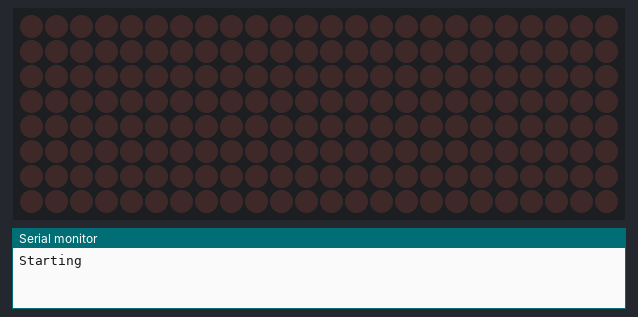
The sketch below on a simulated Arduino Uno, built with avr-gcc and run on an emulated ATmega328P. Parts: 24×8 LED matrix, the last lines printed to the serial monitor.

Above: at 0.1 s.
At 1.1 s:
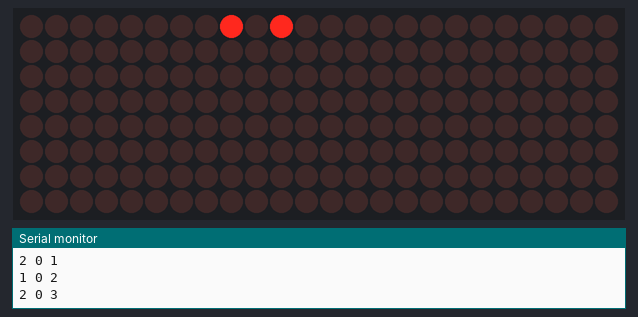
At 3.1 s:
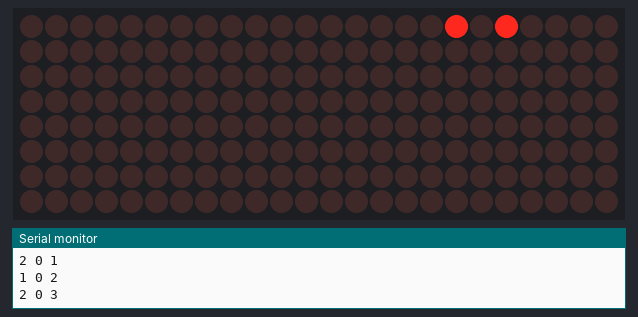
At 4.1 s:
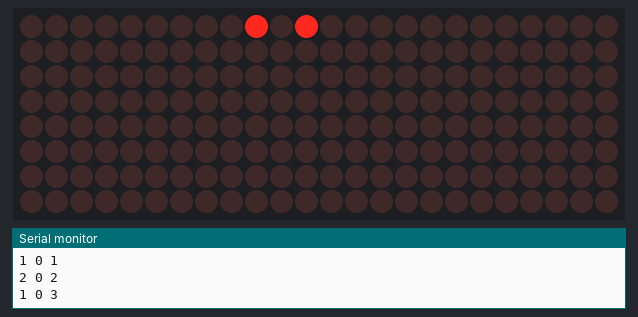
At 6.1 s:
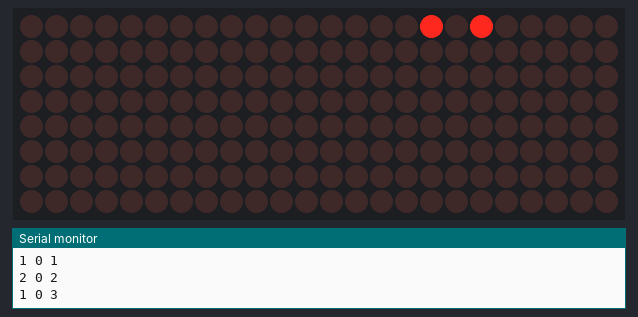

The sketch:

MulticolorMAX7219.ino
```cpp
/* RG Matrix Example   v.2 8/1/08  BroHogan
 * Demos 2 color 8x8 matrix driven by 2 MAX7821's
 */
#include "Arduino.h"                   // needed to compile with Rel. 0013 WHY?!
#include "LedControl.h"                 // to drive the matrix
#include "Wire.h"
#define ISR_FREQ 190     //190=650Hz    // Sets the speed of the ISR - LOWER IS FASTER
// prescaler is /128 -  125,000/ISR_FREQ+1 (i.e 249=500Hz, 190=650Hz)
// Tweaked depending on the overhead in the ISR & and other factors in the sketch
// Display will be slow if too FAST. Sketch will hang on delay() if way too fast!

#define BLUE 2
#define GREEN 1                         // The address of the MAX7221 for the green leds
#define RED 0                           // The address of the MAX7221 for the red leds
int activeMax=GREEN;                // tells which MAX7221 is currently off
unsigned long ISRTime;                   // DEBUG to test how long in ISR

LedControl lc=LedControl(12,11,10,3); // pins 10=DataIn, 9=CLK, 8=LOAD + 2 MAX7221s

const int power_pins[2] = {2, 3};
const int signal_pins[5] = {A1, A2, A3, A4, A5};

const int n_cols = 2;
const int n_rows = 5;

void setup() {
  lc.setIntensity(GREEN,15);            // 0 = dim, 15 = full brightness
  lc.setIntensity(RED,15);              // red needs less brightness
  setISRtimer();                        // setup the timer
                          // start the timer to toggle shutdown


  for(int i = 0; i != 2; i++){
    pinMode(power_pins[i], OUTPUT);
  }

  for(int i = 0; i != 5; i++){
    pinMode(signal_pins[i], INPUT);
  }
  /*
  for(int row=0; row != 8;row++) {
   for(int i =0; i != 8; i += 2){
    if(row % 2 ==0){
      SetLed(GREEN, row, i, true);
      SetLed(BLUE, row, i + 1, true);
    }
    else{
      SetLed(BLUE, row, i, true);
      SetLed(GREEN, row, i + 1, true);
    }
   }
  }
  */
  lc.setLed(GREEN, 0, 0, true);

  Serial.begin(9600);
  Serial.println("Starting");
  startISR();
}

String command = "001102201302";
String command2 = "002101202301";
void loop() {
  /*
   stopISR();
  if(Serial.available()){

    command = Serial.readString();
    command.trim();
    Serial.println(command);
    if(command == "rb"){
      CheckBoard();
    }
    else if(command == "wc"){
      // pass
    }

    command = "";

  }

  startISR();

  delay(500);
  ClearMatrix();
  SetRow(RED, 0, true);
  delay(500);
  ClearMatrix();
  SetRow(RED, 1, true);
  delay(500);
  ClearMatrix();
  SetRow(GREEN, 0, true);
  delay(500);
  ClearMatrix();
  SetRow(GREEN, 1, true);
  delay(500);
  ClearMatrix();
  SetRow(RED, 0, true);
  delay(500);
  ClearMatrix();
  SetRow(RED, 1, true);
  delay(500);
  */
  delay(1000);
  ParseLEDCommand(command);

  delay(1000);
  ParseLEDCommand(command2);

}

void ParseLEDCommand(String command){
  Serial.println(command);
  for(int i = 0; i<command.length() - 2; i+=3){
    int color = String(command[i+2]).toInt();
    int row = String(command[i+1]).toInt();
    int col = String(command[i]).toInt();
    Serial.println(String(color) + " " + String(row) + " " + String(col));

    stopISR();
    lc.setLed(GREEN, row, col, color == GREEN);
    lc.setLed(RED, row, col, color == RED);
    lc.setLed(BLUE, row, col, color == BLUE);
    startISR();
  }
}


///////////////////////////Sensor Grid Functions ///////////////////////////
void CheckBoard(){
  for(int i = 0; i != n_cols; i++){

    SetColumnPower(i);
    for(int i = 0; i != n_rows; i++){
      Serial.print(String(analogRead(signal_pins[i]) < 40) + " ");

    }
    SetColumnPower(-1);
  }
}

void SetColumnPower(int col){
  for(int i = 0; i != n_cols; i++){
    digitalWrite(power_pins[i], i == col ? HIGH : LOW);
  }
}

/////////////////////////////ISR Timer Functions ///////////////////////////
ISR(TIMER2_COMPA_vect) {  //This ISR toggles shutdown between the 2MAX7221's
  if(activeMax==RED){
    lc.shutdown(RED,true);  // The order here is critical - Shutdown first!
    lc.shutdown(GREEN, false);
    activeMax=GREEN;
  }
  else if(activeMax==GREEN){
    lc.shutdown(GREEN,true);  // The order here is critical - Shutdown first!
    lc.shutdown(BLUE, false);
    activeMax=BLUE;
  } else {
    lc.shutdown(BLUE,true);   // . . . Then restart the other.
    lc.shutdown(RED, false);
    activeMax=RED;
  }
}

void setISRtimer(){  // setup ISR timer controling toggleing
  TCCR2A = 0x02;                        // WGM22=0 + WGM21=1 + WGM20=0 = Mode2 (CTC)
  TCCR2B = 0x05;                // CS22=1 + CS21=0 + CS20=1 = /128 prescaler (125kHz)
  TCNT2 = 0;                            // clear counter
  OCR2A = ISR_FREQ;                     // set TOP (divisor) - see #define
}

void startISR(){  // Starts the ISR
  TCNT2 = 0;                            // clear counter (needed here also)
  TIMSK2|=(1<<OCIE2A);                  // set interrupts=enabled (calls ISR(TIMER2_COMPA_vect)
}

void stopISR(){    // Stops the ISR
  TIMSK2&=~(1<<OCIE2A);                  // disable interrupts
}

//////////////////////// simple LED display routine /////////////////////////////
void SkipRows() { // 1st pass alternates green & red, 2nd adds green to red making orange
  stopISR();
  byte greenOn = true;                  // flag for lighting green for orange
  for(int row=0;row<8;row++) {
    for(int col=0;col<8;col++) {
      if (greenOn == true) lc.setLed(GREEN,row,col,true);
      else lc.setLed(RED,row,col,true);
      greenOn = !greenOn;
    }
  }
  delay(500);                           // only so you can see the first pass
  greenOn = !greenOn;
  for(int row=0;row<8;row++) {
    for(int col=0;col<8;col++) {
      delay(4);                         // only so you can see the update
      if (greenOn == true) SetLed(GREEN,row,col,false);
      greenOn = !greenOn;
    }
  }
   startISR();
}

/////////   Wrappers for LedControl functions . . . //////////
void SetLed(byte Color, byte Row,byte Col, byte State){
  stopISR();            // disable interrupts - stop toggling shutdown when updating
  lc.setLed(Color,Row,Col,State);
  startISR();           // enable interrupts again
}

void SetRow(byte Color, byte Row, byte State){
  stopISR();            // disable interrupts - stop toggling shutdown when updating
  lc.setRow(Color,Row,State);
  startISR();           // enable interrupts again
}

void SetColumn(byte Color, byte Col, byte State){
  stopISR();            // disable interrupts - stop toggling shutdown when updating
  lc.setColumn(Color,Col,State);
  startISR();           // enable interrupts again
}

void ClearMatrix(){
  stopISR();            // disable interrupts - stop toggling shutdown when updating
  lc.clearDisplay(GREEN);
  lc.clearDisplay(RED);
  startISR();           // enable interrupts again
}
```

Measured:
- by itself, everything shown: repeats every 6.1 s, in 6 steps
- what the display in image 1 shows lasts 1.0 s, from 1.0 s to 2.0 s
